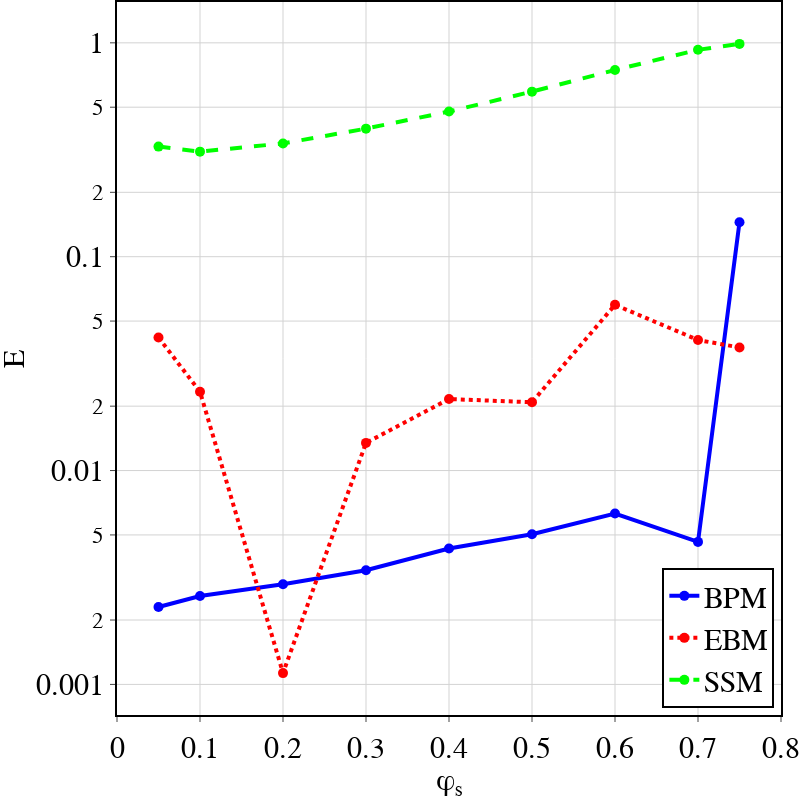

This figure's notebook cell:
### Code cell
### STYLE
yaxis = dict(
              tickfont = dict(
              family = 'Times New Roman',
              size = 30,
              color = 'black'
              ),
              titlefont = dict(
                  family = 'Times New Roman',
                  size = 30,
                  color = 'black'
              ),
          )
xaxis = dict(
              tickfont = dict(
                  family = 'Times New Roman',
                  size = 30,
                  color = 'black'
              ),
              titlefont = dict(
                  family = 'Times New Roman',
                  size = 30,
                  color = 'black'
              )
          )

headers1=['level', 'phi', 'f', 'fth','df_by_f0','i', 'iter_fp', 'Phi_Phia', 'F', 'dt', 't', 'U', 'Uw', 'Ua' ] 
headers2=['level', 'phi', 'f', 'fth','df_by_f0','i', 'Phi_Phia', 'F', 'dt', 't', 'U', 'Uw', 'Ua' ]
df_exp = []
fig = go.Figure()
for i, file in enumerate(files_csv):
    print('FILE name: ',file)
    df_exp.append(pd.read_csv(Path(file), header=None, sep=' '))
    if i!=1:
        df_exp[i].columns = headers1
    else:
        df_exp[i].columns = headers2
#     display(df_exp[i].head(11))
    x = df_exp[i]['phi']
    y = np.abs(df_exp[i]['f'] - df_exp[0]['fth'])/df_exp[0]['fth']
    print('x=', x.values)
    print('y=', y.values)
#     display(y)
    fig.add_trace(go.Scatter(x=x, y=y, name=names[i],
                         mode='lines+markers',
                         line=dict(color=col[i], width=4, dash = lines[i]),
                         textfont=dict(
                            family="Times New Romanf",
                            size=18,
                            color="LightSeaGreen"),
                         marker=dict(size=10)
                         ))

fig.update_layout(bg_style)
fig.update_xaxes(axis_style)
fig.update_yaxes(axis_style)
fig.update_layout( yaxis_type = "log" )
#     fig.update_yaxes(range=[0,0.5])
fig.update_xaxes(range=[0,0.8])
fig.update_layout(showlegend=True)
fig.update_layout(legend = dict(font = dict(family = "Times New Roman", size = 30, color = "black")),
                  legend_title = dict(font = dict(family = "Times New Roman", size = 30, color = "blue")))

fig.update_layout(legend=dict(
    yanchor="bottom",
    y=0.01,
    xanchor="right",
    x=0.99,
    bordercolor="Black",
    borderwidth=2
))
fig.update_layout(
    width = 1000,
    height = 500,
    xaxis_title='\u03C6<sub>s</sub>',
    yaxis_title='E',
    yaxis = yaxis,
    xaxis = xaxis
)
# fig.update_layout(
#     autosize=False,
#     width=800,
#     height=800,
#     margin=dict(
#         l=1,
#         r=1,
#         b=1,
#         t=5,
#         pad=0
#     ),
# #     paper_bgcolor="LightSteelBlue",
# )
fig.update_layout(No_margin_scheme)
if True:
    fn = MYPATH + prefix + 'comparison10_rel.eps'
    iplot(fig)
    pio.write_image(fig, str(Path(fn)))
    print("Successfully generated:", fn)

### Figure 1 — Plotly figure (JSON) as saved in the notebook; plotly's stock layout.template omitted (floating-point values rounded to 4 significant figures)
{"data": [{"line": {"color": "blue", "dash": "solid", "width": 4}, "marker": {"size": 10}, "mode": "lines+markers", "name": "BPM", "textfont": {"color": "LightSeaGreen", "family": "Times New Romanf", "size": 18}, "type": "scatter", "x": [0.05, 0.1, 0.2, 0.3, 0.4, 0.5, 0.6, 0.7, 0.75], "y": [0.002301, 0.00259, 0.00294, 0.003421, 0.004319, 0.005034, 0.006296, 0.004638, 0.1449]}, {"line": {"color": "red", "dash": "dot", "width": 4}, "marker": {"size": 10}, "mode": "lines+markers", "name": "EBM", "textfont": {"color": "LightSeaGreen", "family": "Times New Romanf", "size": 18}, "type": "scatter", "x": [0.05, 0.1, 0.2, 0.3, 0.4, 0.5, 0.6, 0.7, 0.75], "y": [0.04188, 0.02337, 0.001129, 0.01347, 0.0216, 0.02086, 0.05955, 0.04078, 0.03764]}, {"line": {"color": "hsv(120,100,100)", "dash": "dash", "width": 4}, "marker": {"size": 10}, "mode": "lines+markers", "name": "SSM", "textfont": {"color": "LightSeaGreen", "family": "Times New Romanf", "size": 18}, "type": "scatter", "x": [0.05, 0.1, 0.2, 0.3, 0.4, 0.5, 0.6, 0.7, 0.75], "y": [0.3272, 0.3099, 0.3386, 0.397, 0.4771, 0.5912, 0.7463, 0.9277, 0.9886]}], "layout": {"height": 800, "legend": {"bordercolor": "Black", "borderwidth": 2, "font": {"color": "black", "family": "Times New Roman", "size": 30}, "title": {"font": {"color": "blue", "family": "Times New Roman", "size": 30}}, "x": 0.99, "xanchor": "right", "y": 0.01, "yanchor": "bottom"}, "margin": {"b": 0, "l": 0, "pad": 0, "r": 0, "t": 0}, "paper_bgcolor": "rgba(255, 255, 255, 1)", "plot_bgcolor": "rgba(255, 255, 255, 1)", "showlegend": true, "width": 800, "xaxis": {"gridcolor": "lightgrey", "gridwidth": 1, "linecolor": "black", "linewidth": 2, "mirror": true, "range": [0, 0.8], "showline": true, "tickfont": {"color": "black", "family": "Times New Roman", "size": 30}, "ticks": "outside", "title": {"font": {"color": "black", "family": "Times New Roman", "size": 30}, "text": "φ<sub>s</sub>"}}, "yaxis": {"gridcolor": "lightgrey", "gridwidth": 1, "linecolor": "black", "linewidth": 2, "mirror": true, "showline": true, "tickfont": {"color": "black", "family": "Times New Roman", "size": 30}, "ticks": "outside", "title": {"font": {"color": "black", "family": "Times New Roman", "size": 30}, "text": "E"}, "type": "log"}}}
